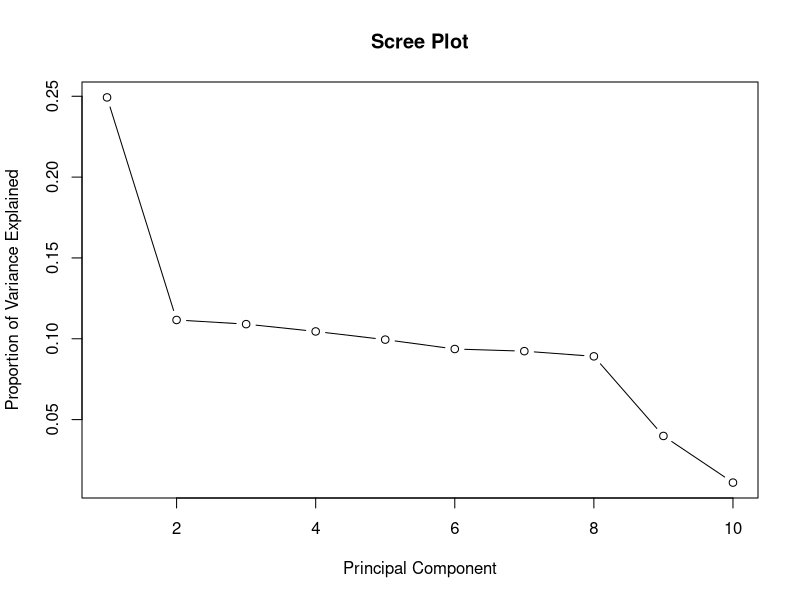
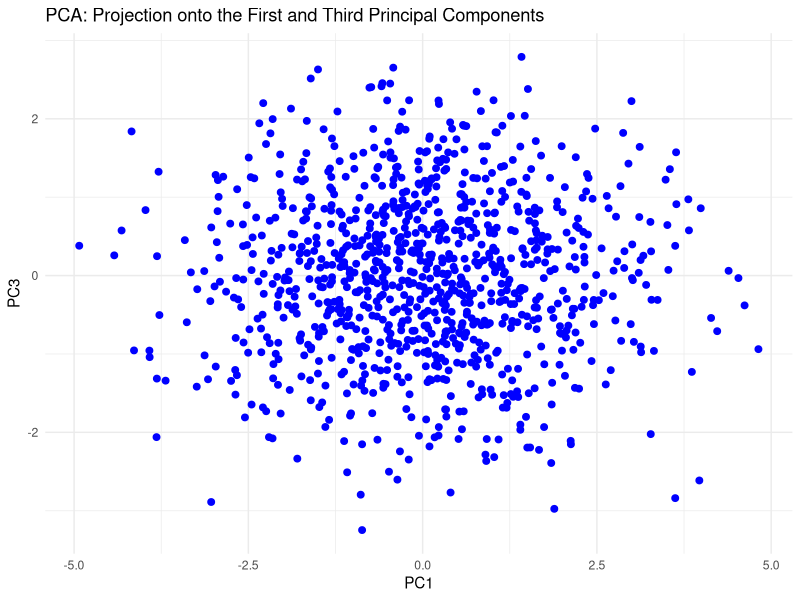

Write R code to recreate these figures, in order.
#rm(list = ls())

# Load necessary library
library(ggplot2)


# Step 1: Set seed for reproducibility
set.seed(123)


# Step 2: Generate 1000 samples
n <- 1000


# Step 3: Create dimensions with correlations between the first 3
dimension_1 <- rnorm(n, mean = 50, sd = 10)  # Random normal data
dimension_2 <- dimension_1 * 0.9 + rnorm(n, mean = 0, sd = 5)  # Highly correlated with dimension_1
dimension_3 <- dimension_1 * 0.7 + rnorm(n, mean = 0, sd = 7)  # Moderately correlated with dimension_1


# Step 4: Generate other dimensions with no strong correlations
dimension_4 <- rnorm(n, mean = 30, sd = 8)
dimension_5 <- rnorm(n, mean = 70, sd = 12)
dimension_6 <- rnorm(n, mean = 20, sd = 4)
dimension_7 <- rnorm(n, mean = 15, sd = 6)
dimension_8 <- rnorm(n, mean = 40, sd = 9)
dimension_9 <- rnorm(n, mean = 100, sd = 15)
dimension_10 <- rnorm(n, mean = 25, sd = 5)


# Step 5: Combine the dimensions into a data frame
dataset <- data.frame(dimension_1, dimension_2, dimension_3, dimension_4, dimension_5, 
                      dimension_6, dimension_7, dimension_8, dimension_9, dimension_10)


# Step 6: Compute the correlation matrix to verify correlations
correlation_matrix <- cor(dataset)
print("Correlation Matrix:")
print(correlation_matrix)


# Step 7: Standardize the data for PCA
dataset_scaled <- scale(dataset)


# Step 8: Perform PCA
pca_result <- prcomp(dataset_scaled, center = TRUE, scale. = TRUE)


# Step 9: View the PCA summary
summary(pca_result)


# Step 10: Scree plot to visualize explained variance
eigenvalues <- pca_result$sdev^2
explained_variance <- eigenvalues / sum(eigenvalues)
plot(explained_variance, type = "b", xlab = "Principal Component", 
     ylab = "Proportion of Variance Explained", 
     main = "Scree Plot")


# Step 11: Project data onto the first two principal components
X_reduced <- pca_result$x[, c(1, 3)]


# Step 12: Visualize the projection using a scatter plot
X_reduced_df <- data.frame(X_reduced)
ggplot(X_reduced_df, aes(PC1, PC3)) +
  geom_point(size = 2, color = "blue") +
  ggtitle("PCA: Projection onto the First and Third Principal Components") +
  theme_minimal()
